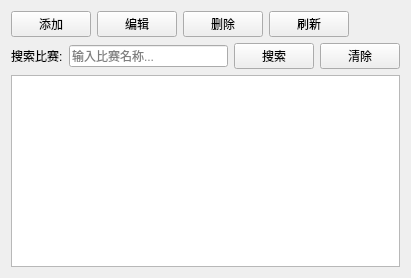
<?xml version="1.0" encoding="UTF-8"?>
<ui version="4.0">
 <class>MatchManager</class>
 <widget class="QWidget" name="MatchManager">
  <property name="geometry">
   <rect>
    <x>0</x>
    <y>0</y>
    <width>411</width>
    <height>244</height>
   </rect>
  </property>
  <layout class="QVBoxLayout" name="verticalLayout">
   <item>
    <layout class="QHBoxLayout" name="buttonLayout">
     <item>
      <widget class="QPushButton" name="btnAdd">
       <property name="text">
        <string>添加</string>
       </property>
      </widget>
     </item>
     <item>
      <widget class="QPushButton" name="btnEdit">
       <property name="text">
        <string>编辑</string>
       </property>
      </widget>
     </item>
     <item>
      <widget class="QPushButton" name="btnDelete">
       <property name="text">
        <string>删除</string>
       </property>
      </widget>
     </item>
     <item>
      <widget class="QPushButton" name="btnRefresh">
       <property name="text">
        <string>刷新</string>
       </property>
      </widget>
     </item>
     <item>
      <spacer name="horizontalSpacer">
       <property name="orientation">
        <enum>Qt::Horizontal</enum>
       </property>
       <property name="sizeHint" stdset="0">
        <size>
         <width>40</width>
         <height>20</height>
        </size>
       </property>
      </spacer>
     </item>
    </layout>
   </item>
   <item>
    <layout class="QHBoxLayout" name="searchLayout">
     <item>
      <widget class="QLabel" name="labelSearch">
       <property name="text">
        <string>搜索比赛:</string>
       </property>
      </widget>
     </item>
     <item>
      <widget class="QLineEdit" name="txtSearch">
       <property name="placeholderText">
        <string>输入比赛名称...</string>
       </property>
      </widget>
     </item>
     <item>
      <widget class="QPushButton" name="btnSearch">
       <property name="text">
        <string>搜索</string>
       </property>
      </widget>
     </item>
     <item>
      <widget class="QPushButton" name="btnClearSearch">
       <property name="text">
        <string>清除</string>
       </property>
      </widget>
     </item>
    </layout>
   </item>
   <!-- END SEARCH BAR -->
   <item>
    <widget class="QTableWidget" name="tableWidget">
     <property name="sizePolicy">
      <sizepolicy hsizetype="Expanding" vsizetype="Minimum">
       <horstretch>1</horstretch>
       <verstretch>0</verstretch>
      </sizepolicy>
     </property>
    </widget>
   </item>
  </layout>
 </widget>
 <resources/>
 <connections/>
</ui>
